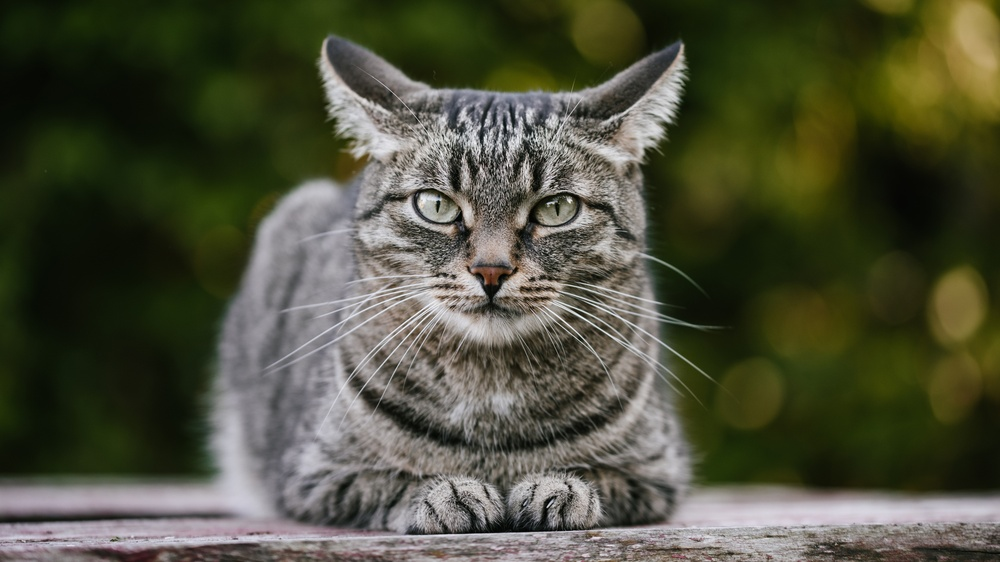
#> input picture Photos/cat.jpeg, 1000 x 562 px, shrunk from 2800 x 1575 before the run
$ python splitmerge.py
#> lines starting #> are read from the running program, lines starting #| are printed output that depends on the picture
import cv2 as cv
import numpy as np

image = cv.imread("Photos/cat.jpeg")
#> image is the input picture: shape (562, 1000, 3); mean B, G, R 59, 78.8, 77.2
cv.imshow("Cat Regular", image)

# Reconstruct image
b, g, r = cv.split(image)
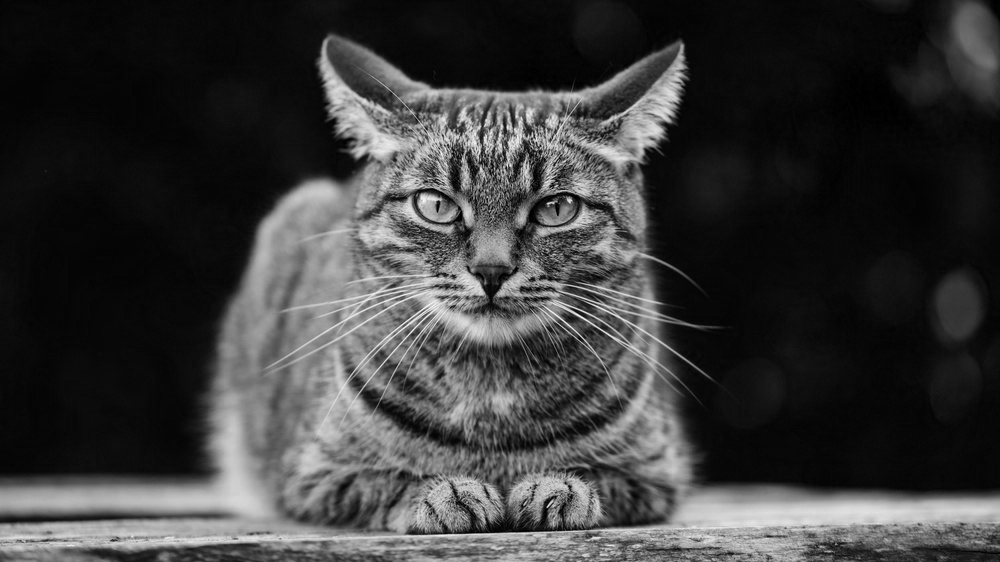
#> b: shape (562, 1000); min 0, max 251, mean 59
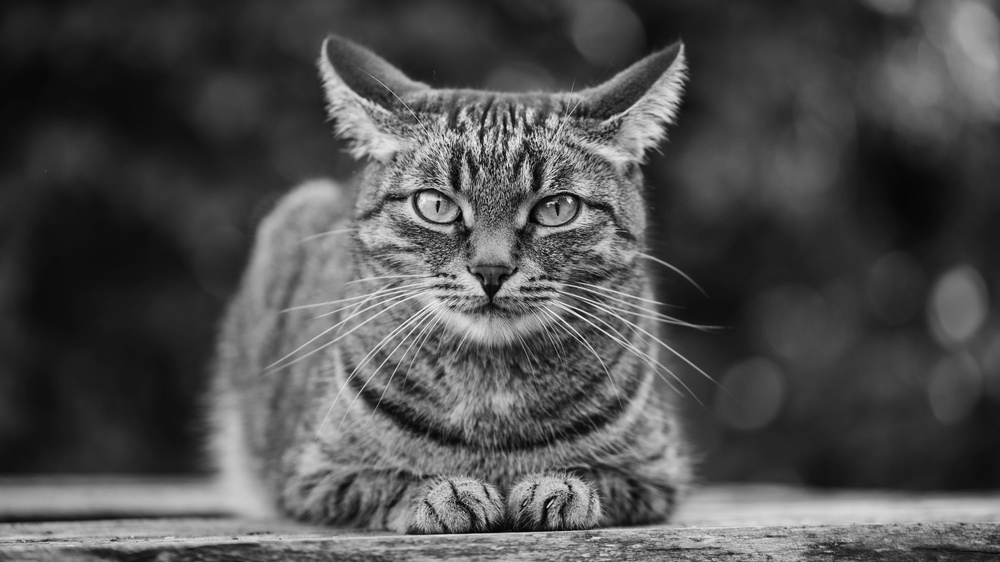
#> g: shape (562, 1000); min 0, max 252, mean 78.8
k = np.zeros_like(b)

blank = np.ones(image.shape[:2], dtype='uint')
print(blank.shape)
#| (562, 1000)

blue = cv.merge([b, k, k])
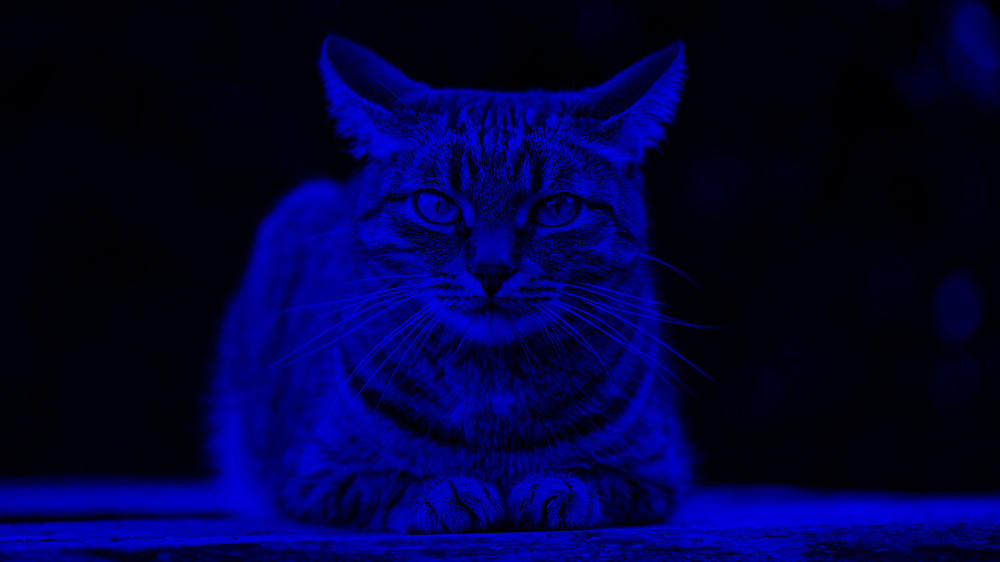
#> blue: shape (562, 1000, 3); mean of channels 0, 1, 2 59, 0, 0; drawn as B, G, R
green = cv.merge([k, g, k])
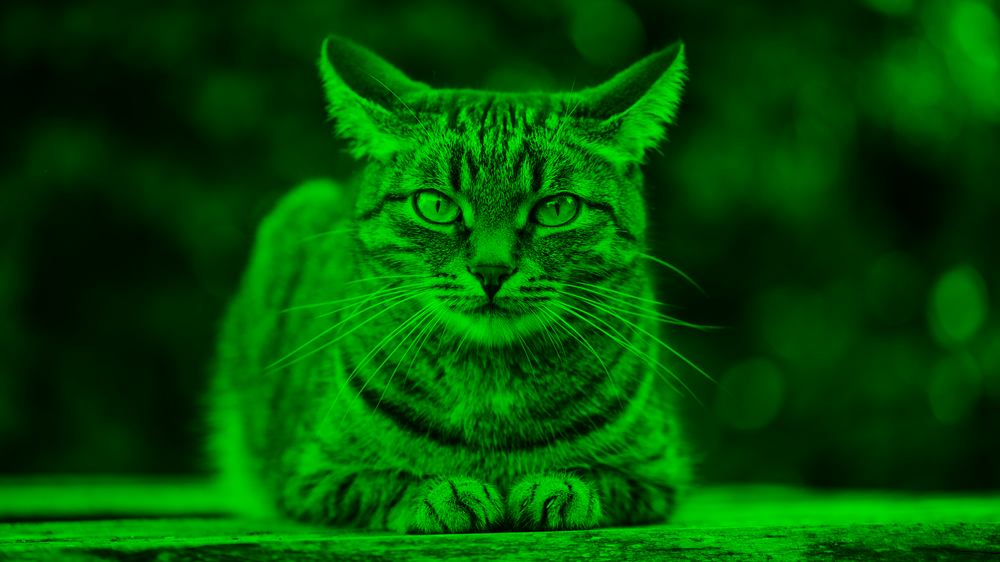
#> green: shape (562, 1000, 3); mean of channels 0, 1, 2 0, 78.8, 0; drawn as B, G, R
red = cv.merge([k, k, r])
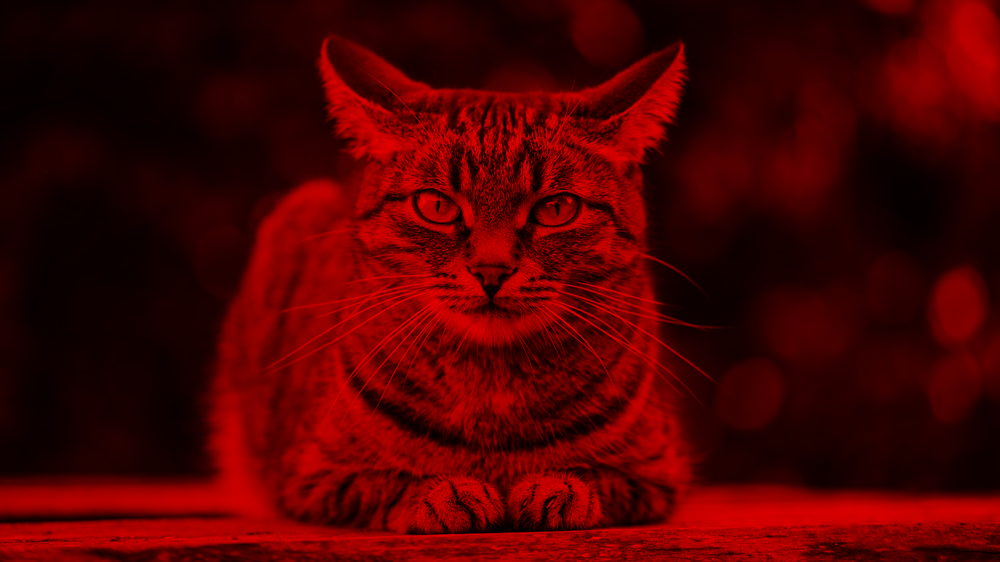
#> red: shape (562, 1000, 3); mean of channels 0, 1, 2 0, 0, 77.2; drawn as B, G, R

cv.imshow("Blue", blue)
cv.imshow("Green", green)
cv.imshow("Red", red)

"""
# Split the channels
cv.imshow("Blue", b)
cv.imshow("Green", g)
cv.imshow("Red", r)

print(image.shape)
print(b.shape)
print(g.shape)
print(r.shape)

# Merge the channels
merged = cv.merge([b, g, r])
cv.imshow("Merged", merged)

"""


cv.waitKey(0)
